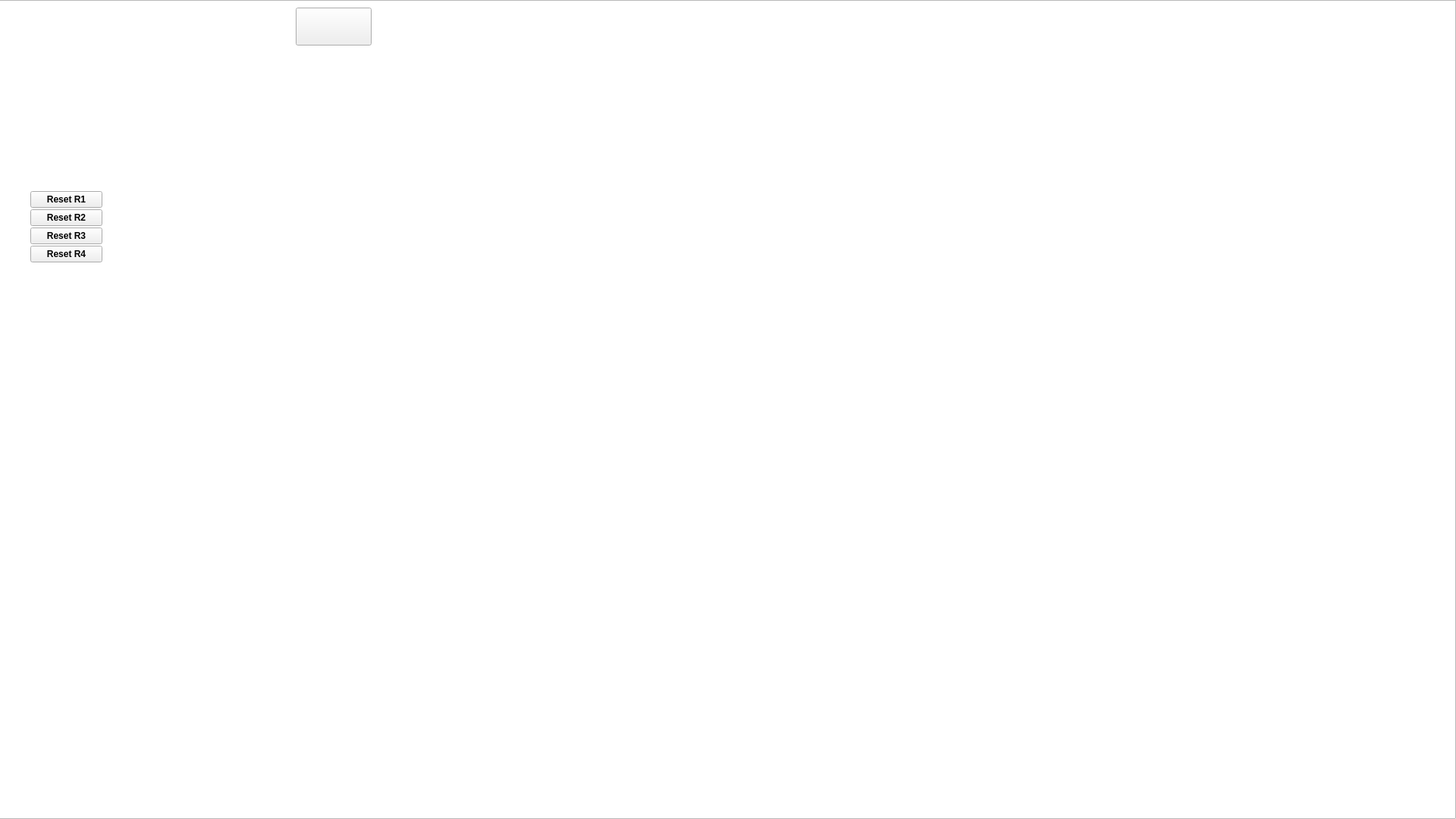
<?xml version="1.0" encoding="UTF-8"?>
<ui version="4.0">
 <class>ProductionOverview</class>
 <widget class="QWidget" name="ProductionOverview">
  <property name="geometry">
   <rect>
    <x>0</x>
    <y>0</y>
    <width>1920</width>
    <height>1080</height>
   </rect>
  </property>
  <property name="windowTitle">
   <string>Form</string>
  </property>
  <widget class="QGraphicsView" name="graphicsView">
   <property name="geometry">
    <rect>
     <x>-101</x>
     <y>0</y>
     <width>2021</width>
     <height>1080</height>
    </rect>
   </property>
  </widget>
  <widget class="QPushButton" name="backToMainPage_2">
   <property name="geometry">
    <rect>
     <x>390</x>
     <y>10</y>
     <width>100</width>
     <height>50</height>
    </rect>
   </property>
   <property name="minimumSize">
    <size>
     <width>100</width>
     <height>50</height>
    </size>
   </property>
   <property name="text">
    <string/>
   </property>
   <property name="icon">
    <iconset>
     <normaloff>Hauptmenü.PNG</normaloff>Hauptmenü.PNG</iconset>
   </property>
   <property name="iconSize">
    <size>
     <width>100</width>
     <height>50</height>
    </size>
   </property>
  </widget>
  <widget class="QWidget" name="layoutWidget">
   <property name="geometry">
    <rect>
     <x>40</x>
     <y>250</y>
     <width>95</width>
     <height>98</height>
    </rect>
   </property>
   <layout class="QVBoxLayout" name="verticalLayout">
    <property name="spacing">
     <number>0</number>
    </property>
    <property name="sizeConstraint">
     <enum>QLayout::SizeConstraint::SetDefaultConstraint</enum>
    </property>
    <item>
     <widget class="QPushButton" name="resetRobot1">
      <property name="font">
       <font>
        <bold>true</bold>
       </font>
      </property>
      <property name="text">
       <string>Reset R1</string>
      </property>
     </widget>
    </item>
    <item>
     <widget class="QPushButton" name="resetRobot2">
      <property name="font">
       <font>
        <bold>true</bold>
       </font>
      </property>
      <property name="text">
       <string>Reset R2</string>
      </property>
     </widget>
    </item>
    <item>
     <widget class="QPushButton" name="resetRobot3">
      <property name="font">
       <font>
        <bold>true</bold>
       </font>
      </property>
      <property name="text">
       <string>Reset R3</string>
      </property>
     </widget>
    </item>
    <item>
     <widget class="QPushButton" name="resetRobot4">
      <property name="font">
       <font>
        <bold>true</bold>
       </font>
      </property>
      <property name="text">
       <string>Reset R4</string>
      </property>
     </widget>
    </item>
   </layout>
  </widget>
  <widget class="QTextBrowser" name="textBrowser">
   <property name="geometry">
    <rect>
     <x>1110</x>
     <y>40</y>
     <width>231</width>
     <height>41</height>
    </rect>
   </property>
   <property name="frameShape">
    <enum>QFrame::Shape::NoFrame</enum>
   </property>
   <property name="overwriteMode">
    <bool>false</bool>
   </property>
  </widget>
 </widget>
 <resources/>
 <connections/>
</ui>
